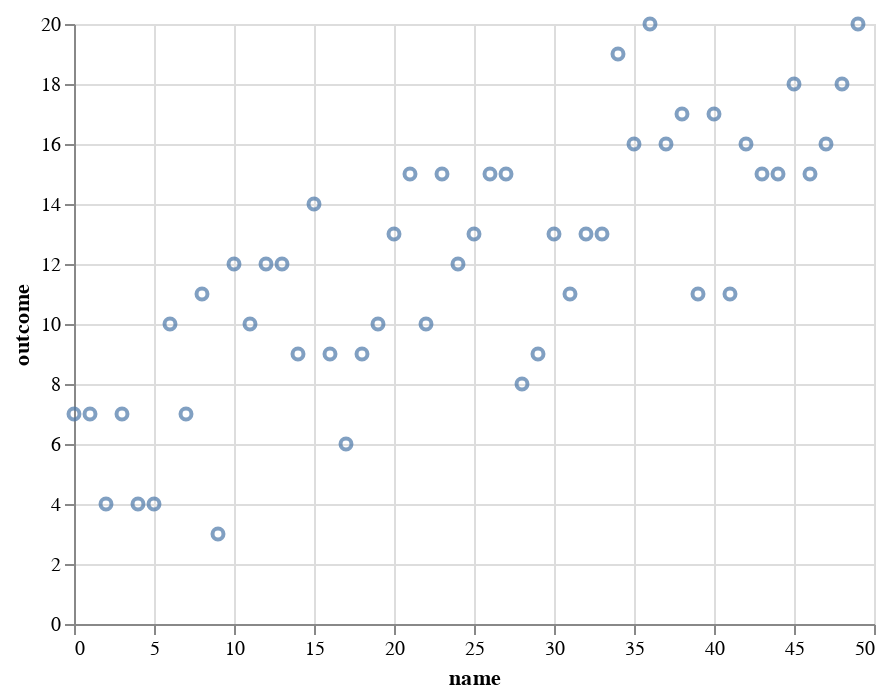

Source (notebook cell):
### Code cell
emp_var = head_counts["outcome"].var()
thry_var = stats.binom.var(n = num_flips, p = wald_estimate[0])

print(emp_var,thry_var)

alt.Chart(head_counts).mark_point().encode(
    x = "name",
    y = "outcome"
)

### Figure 1 — Vega-Lite specification as saved in the notebook (floating-point values rounded to 4 significant figures)
{"$schema": "https://vega.github.io/schema/vega-lite/v2.6.0.json", "config": {"view": {"height": 300, "width": 400}}, "data": {"name": "data-6848c08f6b43d814c683ff191c0a1025"}, "datasets": {"data-6848c08f6b43d814c683ff191c0a1025": [{"name": 0, "outcome": 7}, {"name": 1, "outcome": 7}, {"name": 2, "outcome": 4}, {"name": 3, "outcome": 7}, {"name": 4, "outcome": 4}, {"name": 5, "outcome": 4}, {"name": 6, "outcome": 10}, {"name": 7, "outcome": 7}, {"name": 8, "outcome": 11}, {"name": 9, "outcome": 3}, {"name": 10, "outcome": 12}, {"name": 11, "outcome": 10}, {"name": 12, "outcome": 12}, {"name": 13, "outcome": 12}, {"name": 14, "outcome": 9}, {"name": 15, "outcome": 14}, {"name": 16, "outcome": 9}, {"name": 17, "outcome": 6}, {"name": 18, "outcome": 9}, {"name": 19, "outcome": 10}, {"name": 20, "outcome": 13}, {"name": 21, "outcome": 15}, {"name": 22, "outcome": 10}, {"name": 23, "outcome": 15}, {"name": 24, "outcome": 12}, {"name": 25, "outcome": 13}, {"name": 26, "outcome": 15}, {"name": 27, "outcome": 15}, {"name": 28, "outcome": 8}, {"name": 29, "outcome": 9}, {"name": 30, "outcome": 13}, {"name": 31, "outcome": 11}, {"name": 32, "outcome": 13}, {"name": 33, "outcome": 13}, {"name": 34, "outcome": 19}, {"name": 35, "outcome": 16}, {"name": 36, "outcome": 20}, {"name": 37, "outcome": 16}, {"name": 38, "outcome": 17}, {"name": 39, "outcome": 11}, {"name": 40, "outcome": 17}, {"name": 41, "outcome": 11}, {"name": 42, "outcome": 16}, {"name": 43, "outcome": 15}, {"name": 44, "outcome": 15}, {"name": 45, "outcome": 18}, {"name": 46, "outcome": 15}, {"name": 47, "outcome": 16}, {"name": 48, "outcome": 18}, {"name": 49, "outcome": 20}]}, "encoding": {"x": {"field": "name", "type": "quantitative"}, "y": {"field": "outcome", "type": "quantitative"}}, "mark": "point"}
